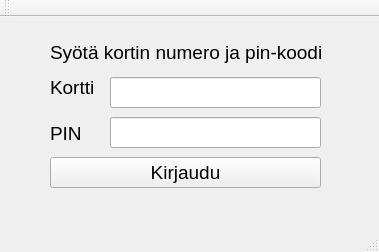
<?xml version="1.0" encoding="UTF-8"?>
<ui version="4.0">
 <class>login</class>
 <widget class="QMainWindow" name="login">
  <property name="geometry">
   <rect>
    <x>0</x>
    <y>0</y>
    <width>379</width>
    <height>252</height>
   </rect>
  </property>
  <property name="windowTitle">
   <string>login</string>
  </property>
  <widget class="QWidget" name="centralWidget">
   <widget class="QLabel" name="label_2">
    <property name="geometry">
     <rect>
      <x>50</x>
      <y>60</y>
      <width>51</width>
      <height>20</height>
     </rect>
    </property>
    <property name="font">
     <font>
      <pointsize>14</pointsize>
     </font>
    </property>
    <property name="text">
     <string>Kortti</string>
    </property>
   </widget>
   <widget class="QLineEdit" name="txtCard">
    <property name="geometry">
     <rect>
      <x>110</x>
      <y>60</y>
      <width>211</width>
      <height>31</height>
     </rect>
    </property>
    <property name="font">
     <font>
      <pointsize>14</pointsize>
     </font>
    </property>
   </widget>
   <widget class="QLabel" name="label_3">
    <property name="geometry">
     <rect>
      <x>50</x>
      <y>110</y>
      <width>47</width>
      <height>13</height>
     </rect>
    </property>
    <property name="font">
     <font>
      <pointsize>14</pointsize>
     </font>
    </property>
    <property name="text">
     <string>PIN</string>
    </property>
   </widget>
   <widget class="QLabel" name="lblText">
    <property name="geometry">
     <rect>
      <x>50</x>
      <y>20</y>
      <width>311</width>
      <height>31</height>
     </rect>
    </property>
    <property name="font">
     <font>
      <pointsize>14</pointsize>
     </font>
    </property>
    <property name="text">
     <string>Syötä kortin numero ja pin-koodi</string>
    </property>
   </widget>
   <widget class="QLineEdit" name="txtPin">
    <property name="geometry">
     <rect>
      <x>110</x>
      <y>100</y>
      <width>211</width>
      <height>31</height>
     </rect>
    </property>
    <property name="font">
     <font>
      <pointsize>14</pointsize>
     </font>
    </property>
   </widget>
   <widget class="QPushButton" name="btnLogin">
    <property name="geometry">
     <rect>
      <x>50</x>
      <y>140</y>
      <width>271</width>
      <height>31</height>
     </rect>
    </property>
    <property name="font">
     <font>
      <pointsize>14</pointsize>
     </font>
    </property>
    <property name="text">
     <string>Kirjaudu</string>
    </property>
   </widget>
  </widget>
  <widget class="QMenuBar" name="menuBar">
   <property name="geometry">
    <rect>
     <x>0</x>
     <y>0</y>
     <width>379</width>
     <height>21</height>
    </rect>
   </property>
  </widget>
  <widget class="QToolBar" name="mainToolBar">
   <attribute name="toolBarArea">
    <enum>TopToolBarArea</enum>
   </attribute>
   <attribute name="toolBarBreak">
    <bool>false</bool>
   </attribute>
  </widget>
  <widget class="QStatusBar" name="statusBar"/>
 </widget>
 <layoutdefault spacing="6" margin="11"/>
 <resources/>
 <connections/>
</ui>
